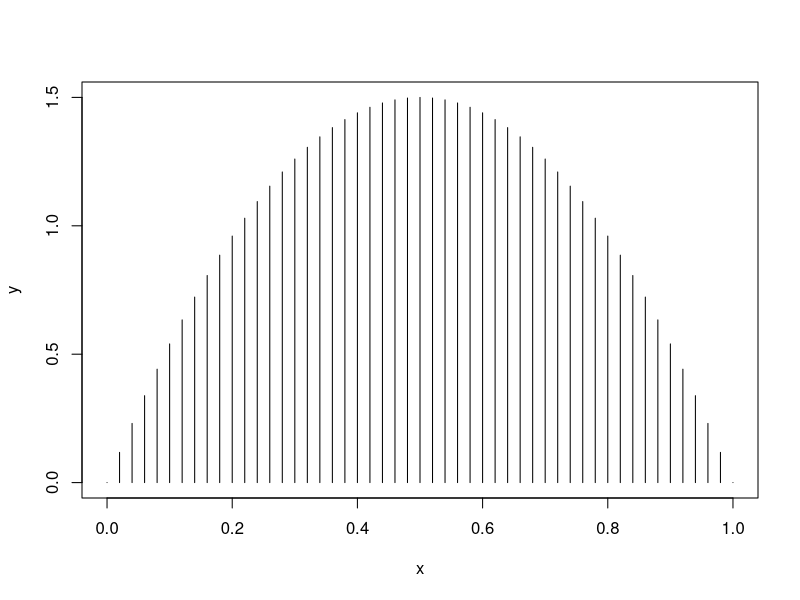

Write R code to recreate this figure.
#Make a graph of the density function
xlow = 0 #x axis min val
xhigh = 1 #x axis max val
dx = 0.02

x = seq( from=xlow, to=xhigh, by=dx )
y = 6*x*(1-x)

plot( x, y, type="h" )

#Approximate the integral
area = sum( dx*y )
print(area)
